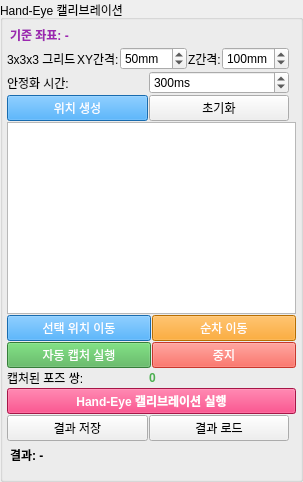
    <widget class="QGroupBox" name="groupHandEyeCalib">
     <property name="title">
      <string>Hand-Eye 캘리브레이션</string>
     </property>
     <property name="minimumSize">
      <size>
       <width>300</width>
       <height>0</height>
      </size>
     </property>
     <layout class="QVBoxLayout" name="verticalLayoutHandEyeCalib">
      <property name="spacing">
       <number>1</number>
      </property>
      <property name="leftMargin">
       <number>4</number>
      </property>
      <property name="topMargin">
       <number>4</number>
      </property>
      <property name="rightMargin">
       <number>4</number>
      </property>
      <property name="bottomMargin">
       <number>4</number>
      </property>
      <!-- 기준 좌표 표시 -->
      <item>
       <widget class="QLabel" name="labelAlignedBasePosAutoTab">
        <property name="text">
         <string>기준 좌표: -</string>
        </property>
        <property name="styleSheet">
         <string>color: #9C27B0; font-weight: bold; padding: 2px 0px;</string>
        </property>
       </widget>
      </item>
      <!-- 그리드 간격 설정 -->
      <item>
       <layout class="QHBoxLayout" name="horizontalLayoutGridStep">
        <item>
         <widget class="QLabel" name="labelGridInfo">
          <property name="text">
           <string>3x3x3 그리드</string>
          </property>
          <property name="toolTip">
           <string>XY 3x3, Z 3단계 = 27개 위치</string>
          </property>
         </widget>
        </item>
        <item>
         <widget class="QLabel" name="labelXYStep">
          <property name="text">
           <string>XY간격:</string>
          </property>
         </widget>
        </item>
        <item>
         <widget class="QSpinBox" name="spinXYStep">
          <property name="minimum">
           <number>10</number>
          </property>
          <property name="maximum">
           <number>200</number>
          </property>
          <property name="value">
           <number>50</number>
          </property>
          <property name="suffix">
           <string>mm</string>
          </property>
         </widget>
        </item>
        <item>
         <widget class="QLabel" name="labelZStep">
          <property name="text">
           <string>Z간격:</string>
          </property>
         </widget>
        </item>
        <item>
         <widget class="QSpinBox" name="spinZStep">
          <property name="minimum">
           <number>50</number>
          </property>
          <property name="maximum">
           <number>200</number>
          </property>
          <property name="value">
           <number>100</number>
          </property>
          <property name="suffix">
           <string>mm</string>
          </property>
         </widget>
        </item>
        <item>
         <spacer name="horizontalSpacerGridStep">
          <property name="orientation">
           <enum>Qt::Horizontal</enum>
          </property>
         </spacer>
        </item>
       </layout>
      </item>
      <!-- 안정화 시간 설정 -->
      <item>
       <layout class="QHBoxLayout" name="horizontalLayoutStabilization">
        <item>
         <widget class="QLabel" name="labelStabilizationDelay">
          <property name="text">
           <string>안정화 시간:</string>
          </property>
          <property name="toolTip">
           <string>이동 후 캡처 전 대기 시간</string>
          </property>
         </widget>
        </item>
        <item>
         <widget class="QSpinBox" name="spinStabilizationDelay">
          <property name="minimum">
           <number>0</number>
          </property>
          <property name="maximum">
           <number>2000</number>
          </property>
          <property name="singleStep">
           <number>50</number>
          </property>
          <property name="value">
           <number>300</number>
          </property>
          <property name="suffix">
           <string>ms</string>
          </property>
          <property name="toolTip">
           <string>로봇 이동 후 카메라 캡처 전 안정화 대기 시간</string>
          </property>
         </widget>
        </item>
        <item>
         <spacer name="horizontalSpacerStabilization">
          <property name="orientation">
           <enum>Qt::Horizontal</enum>
          </property>
         </spacer>
        </item>
       </layout>
      </item>
      <!-- 위치 생성 버튼 -->
      <item>
       <layout class="QHBoxLayout" name="horizontalLayoutPosGenButtons">
        <item>
         <widget class="QPushButton" name="btnGeneratePositions">
          <property name="text">
           <string>위치 생성</string>
          </property>
          <property name="styleSheet">
           <string>background-color: #2196F3; color: white;</string>
          </property>
         </widget>
        </item>
        <item>
         <widget class="QPushButton" name="btnClearPositions">
          <property name="text">
           <string>초기화</string>
          </property>
         </widget>
        </item>
        <item>
         <spacer name="horizontalSpacerPosGen">
          <property name="orientation">
           <enum>Qt::Horizontal</enum>
          </property>
         </spacer>
        </item>
       </layout>
      </item>
      <!-- 위치 리스트 -->
      <item>
       <widget class="QListWidget" name="listAutoCalibPositions">
        <property name="minimumSize">
         <size>
          <width>0</width>
          <height>100</height>
         </size>
        </property>
        <property name="alternatingRowColors">
         <bool>true</bool>
        </property>
        <property name="selectionMode">
         <enum>QAbstractItemView::SingleSelection</enum>
        </property>
       </widget>
      </item>
      <!-- 실행 버튼 -->
      <item>
       <layout class="QHBoxLayout" name="horizontalLayoutPosExec">
        <item>
         <widget class="QPushButton" name="btnMoveToSelectedBase">
          <property name="text">
           <string>선택 위치 이동</string>
          </property>
          <property name="styleSheet">
           <string>background-color: #2196F3; color: white;</string>
          </property>
         </widget>
        </item>
        <item>
         <widget class="QPushButton" name="btnSequentialMove">
          <property name="text">
           <string>순차 이동</string>
          </property>
          <property name="styleSheet">
           <string>background-color: #FF9800; color: white;</string>
          </property>
         </widget>
        </item>
       </layout>
      </item>
      <item>
       <layout class="QHBoxLayout" name="horizontalLayoutAutoCapture">
        <item>
         <widget class="QPushButton" name="btnRunAutoCapture">
          <property name="text">
           <string>자동 캡처 실행</string>
          </property>
          <property name="styleSheet">
           <string>background-color: #4CAF50; color: white;</string>
          </property>
         </widget>
        </item>
        <item>
         <widget class="QPushButton" name="btnStopAutoCapture">
          <property name="text">
           <string>중지</string>
          </property>
          <property name="styleSheet">
           <string>background-color: #F44336; color: white;</string>
          </property>
          <property name="enabled">
           <bool>false</bool>
          </property>
         </widget>
        </item>
       </layout>
      </item>
      <!-- 포즈 쌍 수 표시 -->
      <item>
       <layout class="QHBoxLayout" name="horizontalLayoutPosePairCount">
        <item>
         <widget class="QLabel" name="labelPosePairCount">
          <property name="text">
           <string>캡처된 포즈 쌍:</string>
          </property>
         </widget>
        </item>
        <item>
         <widget class="QLabel" name="labelPosePairCountValue">
          <property name="text">
           <string>0</string>
          </property>
          <property name="styleSheet">
           <string>font-weight: bold; color: #4CAF50;</string>
          </property>
         </widget>
        </item>
        <item>
         <spacer name="horizontalSpacerPosePair">
          <property name="orientation">
           <enum>Qt::Horizontal</enum>
          </property>
         </spacer>
        </item>
       </layout>
      </item>
      <!-- Hand-Eye 캘리브레이션 실행 -->
      <item>
       <layout class="QHBoxLayout" name="horizontalLayoutHandEyeExec">
        <item>
         <widget class="QPushButton" name="btnRunHandEyeCalib">
          <property name="text">
           <string>Hand-Eye 캘리브레이션 실행</string>
          </property>
          <property name="styleSheet">
           <string>background-color: #E91E63; color: white; font-weight: bold;</string>
          </property>
         </widget>
        </item>
       </layout>
      </item>
      <!-- 결과 저장/로드 -->
      <item>
       <layout class="QHBoxLayout" name="horizontalLayoutHandEyeSaveLoad">
        <item>
         <widget class="QPushButton" name="btnSaveHandEyeCalib">
          <property name="text">
           <string>결과 저장</string>
          </property>
         </widget>
        </item>
        <item>
         <widget class="QPushButton" name="btnLoadHandEyeCalib">
          <property name="text">
           <string>결과 로드</string>
          </property>
         </widget>
        </item>
        <item>
         <spacer name="horizontalSpacerHandEyeSaveLoad">
          <property name="orientation">
           <enum>Qt::Horizontal</enum>
          </property>
         </spacer>
        </item>
       </layout>
      </item>
      <!-- 결과 표시 -->
      <item>
       <widget class="QLabel" name="labelHandEyeResult">
        <property name="text">
         <string>결과: -</string>
        </property>
        <property name="styleSheet">
         <string>font-weight: bold; padding: 4px 0px;</string>
        </property>
       </widget>
      </item>
      <item>
       <spacer name="verticalSpacerHandEye">
        <property name="orientation">
         <enum>Qt::Vertical</enum>
        </property>
       </spacer>
      </item>
     </layout>
    </widget>
